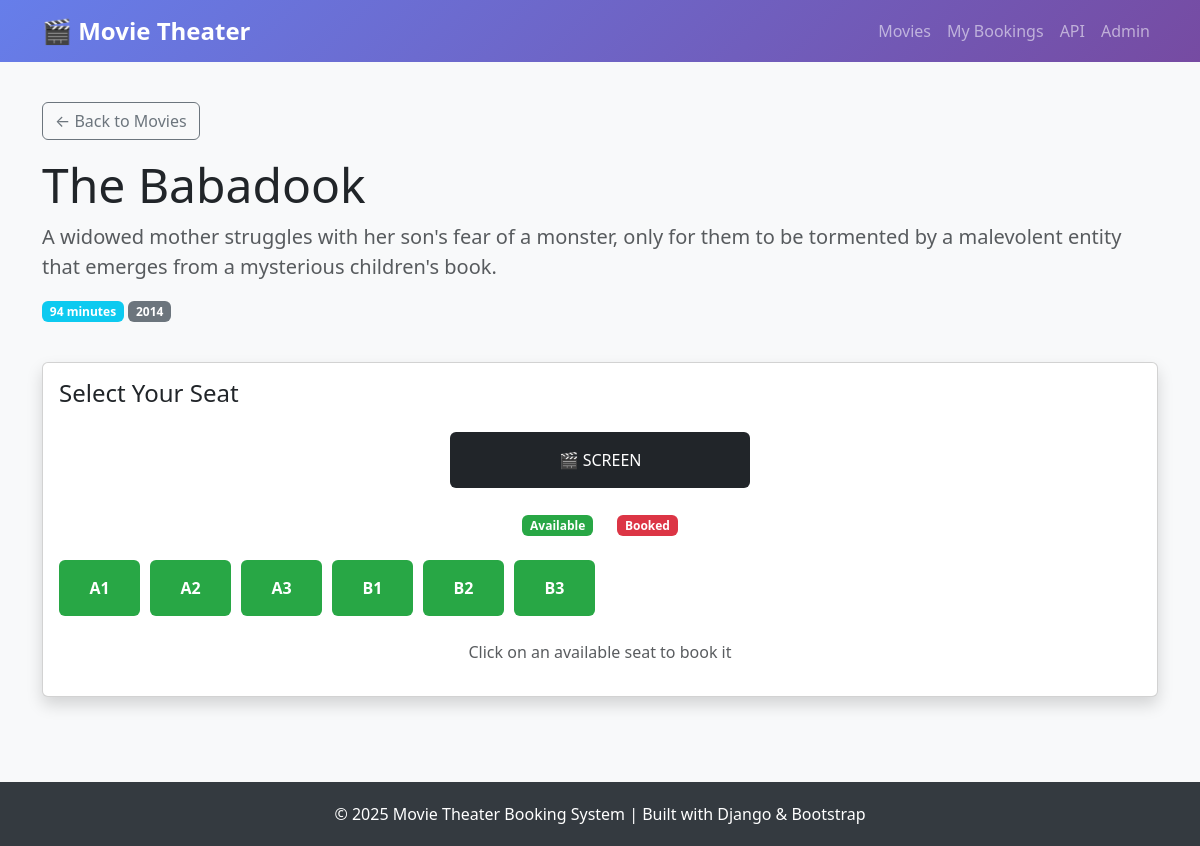
Screenshot of /book/6/ with the database file from the repository.
### bookings/models.py (models this page shows, shortened)
class Movie(models.Model):
    title = models.CharField(max_length=200)
    description = models.TextField()
    release_date = models.DateField()
    duration = models.IntegerField(help_text="Duration in minutes")
    class Meta:
        ordering = ['release_date']

class Seat(models.Model):
    SEAT_STATUS_CHOICES = [
        ('available', 'Available'),
        ('booked', 'Booked'),
    ]
    seat_number = models.CharField(max_length=10)
    status = models.CharField(
        max_length=20,
        choices=SEAT_STATUS_CHOICES,
        default='available'
    )
    movie = models.ForeignKey(
        Movie,
        on_delete=models.CASCADE,
        related_name='seats',
        null=True,
        blank=True
    )
    class Meta:
        ordering = ['seat_number']
        unique_together = ['seat_number', 'movie']  # Unique per movie

### bookings/views.py (the view, shortened to what this page needs)
# urls.py: path('book/<int:movie_id>/', views.seat_booking, name='book_seat'),
def seat_booking(request, movie_id):
    movie = get_object_or_404(Movie, id=movie_id)
    seats = Seat.objects.filter(movie=movie) | Seat.objects.filter(movie__isnull=True)
    return render(request, 'bookings/seat_booking.html', {
        'movie': movie,
        'seats': seats
    })

### bookings/templates/bookings/seat_booking.html (shortened to what this page needs)
{% extends 'bookings/base.html' %}
{% block content %}
<div class="row mb-4">
    <div class="col-12">
        <a href="{% url 'movie_list' %}" class="btn btn-outline-secondary mb-3">
            ← Back to Movies
        </a>
        <h1 class="display-5">{{ movie.title }}</h1>
        <p class="lead text-muted">{{ movie.description }}</p>
        <div class="mb-3">
            <span class="badge bg-info">{{ movie.duration }} minutes</span>
            <span class="badge bg-secondary">{{ movie.release_date|date:"Y" }}</span>
        </div>
    </div>
</div>
<div class="row">
    <div class="col-12">
        <div class="card shadow">
            <div class="card-body">
                <h4 class="card-title mb-4">Select Your Seat</h4>
                <div class="text-center mb-4">
                    <div class="p-3 bg-dark text-white rounded" style="max-width: 300px; margin: 0 auto;">
                        🎬 SCREEN
                    </div>
                </div>
                <div class="d-flex justify-content-center gap-4 mb-4">
                    <span><span class="badge seat-available">Available</span></span>
                    <span><span class="badge seat-booked">Booked</span></span>
                </div>
                {% if seats %}
                <form method="POST">
                    <div class="seat-grid">
                        {% for seat in seats %}
                            {% if seat.status == 'available' %}
                                <button type="submit" name="seat_id" value="{{ seat.id }}"
                                        class="btn seat-btn seat-available">
                                    {{ seat.seat_number }}
                                </button>
                            {% else %}
                                <button type="button" class="btn seat-btn seat-booked" disabled>
                                    {{ seat.seat_number }}
                                </button>
                            {% endif %}
                        {% endfor %}
                    </div>
                    <div class="text-center mt-4">
                        <p class="text-muted">Click on an available seat to book it</p>
                    </div>
                </form>
                {% else %}
                <div class="alert alert-warning text-center">
                    <h5>No Seats Available</h5>
                    <p class="mb-0">All seats for this movie are currently booked or no seats have been added yet.</p>
                </div>
                {% endif %}
            </div>
        </div>
    </div>
</div>
{% endblock %}

### bookings/templates/bookings/base.html (style rules this page uses)
body { background-color: #f8f9fa; }
.seat-grid { display: grid; grid-template-columns: repeat(auto-fill, minmax(80px, 1fr)); gap: 10px; margin-top: 20px; }
.seat-btn { padding: 15px; font-weight: bold; }
.seat-available { background-color: #28a745; color: white; }
.seat-booked { background-color: #dc3545; color: white; cursor: not-allowed; }

### rows the page displays
Movie: title "The Babadook", description "A widowed mother struggles with her son's fear of a monster, only for them to be tormented by a malevolent entity that emerges from a mysterious children's book.", duration "94", release_date "2014"
Seat: {{ seat.id }} 13 (drawn), seat_number "A1"
Seat: {{ seat.id }} 14 (drawn), seat_number "A2"
Seat: {{ seat.id }} 15 (drawn), seat_number "A3"
Seat: {{ seat.id }} 16 (drawn), seat_number "B1"
Seat: {{ seat.id }} 17 (drawn), seat_number "B2"
Seat: {{ seat.id }} 18 (drawn), seat_number "B3"
